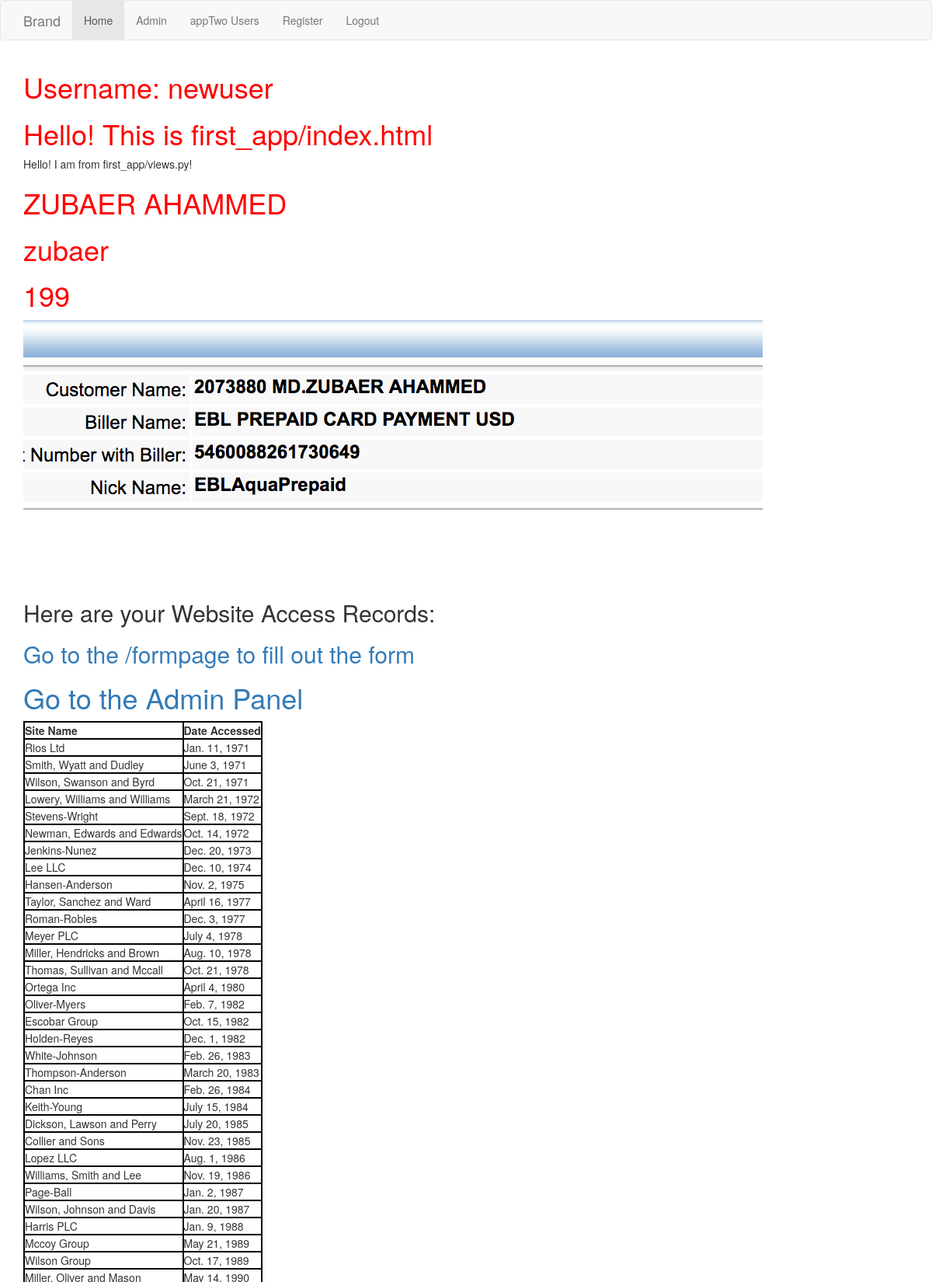
Screenshot of / (signed in, upper part) with the database file from the repository.
### first_app/models.py (models this page shows, shortened)
class AccessRecord(models.Model):
	name = models.ForeignKey(Webpage)
	date = models.DateField()

class Webpage(models.Model):
	topic = models.ForeignKey(Topic)
	name = models.CharField(max_length=264,unique=True)
	url = models.URLField(unique=True)
	def __str__(self):
		return self.name

### first_app/views.py (the view)
# urls.py: url(r'^$', views.index, name = 'index'),
def index(request):
	webpages_list = AccessRecord.objects.order_by('date')
	pprint(webpages_list[0].name)
	my_dict = {
		'insert_me': "Hello! I am from first_app/views.py!",
		'access_records': webpages_list,
		'number': 100,
		'name': 'zubaer ahammed'
	}
	return render(request, 'first_app/index.html', context=my_dict)

### first_app/templatetags/my_extras.py (called while the page is built)
@register.filter(name='cut_string')
def cut_string(value, arg):
	return value.replace(arg, '')

### templates/first_app/index.html
<!DOCTYPE html>
{% extends 'first_app/base.html' %}
{% load staticfiles %}
{% load my_extras %}
	{% block body_block %}
		<h1>Hello! This is first_app/index.html</h1>
		{{ insert_me }}
		<h1>{{ name | upper }}</h1>
		<h1>{{ name | cut_string:"ahammed" }}</h1>
		<h1>{{ number | add:"99" }}</h1>
		<img src="{% static 'images/Aqua.png' %}" alt="EBL Aqua Card Info">
		<h2>Here are your Website Access Records:</h2>
		<h2><a href="{% url 'form_name' %}">Go to the /formpage to fill out the form</a></h2>
		<h1><a href="{% url 'admin:index' %}">Go to the Admin Panel</a></h1>
		<div class="access_records">
			{% if access_records %}
				<table>
					<thead>
						<th>Site Name</th>
						<th>Date Accessed</th>
					</thead>
					<tbody>
						{% for acc in access_records %}
							<tr>
								<td>{{ acc.name }}</td>
								<td>{{ acc.date }}</td>
							</tr>
						{% endfor %}
					</tbody>
				</table>
			{% else %}
				<p>NO ACCESS RECORD FOUND!</p>
			{% endif %}
		</div>
	{% endblock %}

### templates/first_app/base.html (shortened to what this page needs)
<!DOCTYPE html>
{% load staticfiles %}
<html lang="en">
<head>
	<link rel="stylesheet" href="https://maxcdn.bootstrapcdn.com/bootstrap/3.3.7/css/bootstrap.min.css">
	<link rel="stylesheet" href="{% static 'css/mystyle.css' %}">
</head>
<body>
	<nav class="navbar navbar-default">
	  <div class="container">
	    <div class="navbar-header">
	      <a class="navbar-brand" href="#">Brand</a>
	    </div>
	    <div class="collapse navbar-collapse" id="bs-example-navbar-collapse-1">
	      <ul class="nav navbar-nav">
	        <li class="active"><a href="{% url 'index' %}">Home</a></li>
	        <li><a href="{% url 'admin:index' %}">Admin</a></li>
	        <li><a href="{% url 'appTwo:users' %}">appTwo Users</a></li>
	        <li><a href="{% url 'first_app:register' %}">Register</a></li>
			{% if user.is_authenticated %}
				<li><a href="{% url 'logout' %}">Logout</a></li>
			{% else %}
				<li><a href="{% url 'first_app:user_login' %}">Login</a></li>
			{% endif %}
	      </ul>
	    </div>
	  </div>
	</nav>
	<div class="container">
		{% if user %}
			<h1>Username: {{ user.username }}</h1>
		{% endif %}
		{% block body_block %}{% endblock %}
	</div>
</body>
</html>

### static/css/mystyle.css (style rules this page uses)
h1 { color: red; }
table,th,td { border: 2px solid black; }

### rows the page displays
AccessRecord: name "Rios Ltd", date "Jan. 11, 1971"
AccessRecord: name "Smith, Wyatt and Dudley", date "June 3, 1971"
AccessRecord: name "Wilson, Swanson and Byrd", date "Oct. 21, 1971"
AccessRecord: name "Lowery, Williams and Williams", date "March 21, 1972"
AccessRecord: name "Stevens-Wright", date "Sept. 18, 1972"
AccessRecord: name "Newman, Edwards and Edwards", date "Oct. 14, 1972"
AccessRecord: name "Jenkins-Nunez", date "Dec. 20, 1973"
AccessRecord: name "Lee LLC", date "Dec. 10, 1974"
AccessRecord: name "Hansen-Anderson", date "Nov. 2, 1975"
AccessRecord: name "Taylor, Sanchez and Ward", date "April 16, 1977"
AccessRecord: name "Roman-Robles", date "Dec. 3, 1977"
AccessRecord: name "Meyer PLC", date "July 4, 1978"
AccessRecord: name "Miller, Hendricks and Brown", date "Aug. 10, 1978"
AccessRecord: name "Thomas, Sullivan and Mccall", date "Oct. 21, 1978"
AccessRecord: name "Ortega Inc", date "April 4, 1980"
AccessRecord: name "Oliver-Myers", date "Feb. 7, 1982"
AccessRecord: name "Escobar Group", date "Oct. 15, 1982"
AccessRecord: name "Holden-Reyes", date "Dec. 1, 1982"
AccessRecord: name "White-Johnson", date "Feb. 26, 1983"
AccessRecord: name "Thompson-Anderson", date "March 20, 1983"
AccessRecord: name "Chan Inc", date "Feb. 26, 1984"
AccessRecord: name "Keith-Young", date "July 15, 1984"
AccessRecord: name "Dickson, Lawson and Perry", date "July 20, 1985"
AccessRecord: name "Collier and Sons", date "Nov. 23, 1985"
AccessRecord: name "Lopez LLC", date "Aug. 1, 1986"
AccessRecord: name "Williams, Smith and Lee", date "Nov. 19, 1986"
AccessRecord: name "Page-Ball", date "Jan. 2, 1987"
AccessRecord: name "Wilson, Johnson and Davis", date "Jan. 20, 1987"
AccessRecord: name "Harris PLC", date "Jan. 9, 1988"
AccessRecord: name "Mccoy Group", date "May 21, 1989"
AccessRecord: name "Wilson Group", date "Oct. 17, 1989"

### other values shown
{{ user.username }} "newuser"
{{ insert_me }} "Hello! I am from first_app/views.py!"
{{ name | upper }} "ZUBAER AHAMMED"
{{ name | cut_string:"ahammed" }} "zubaer"
{{ number | add:"99" }} "199"
